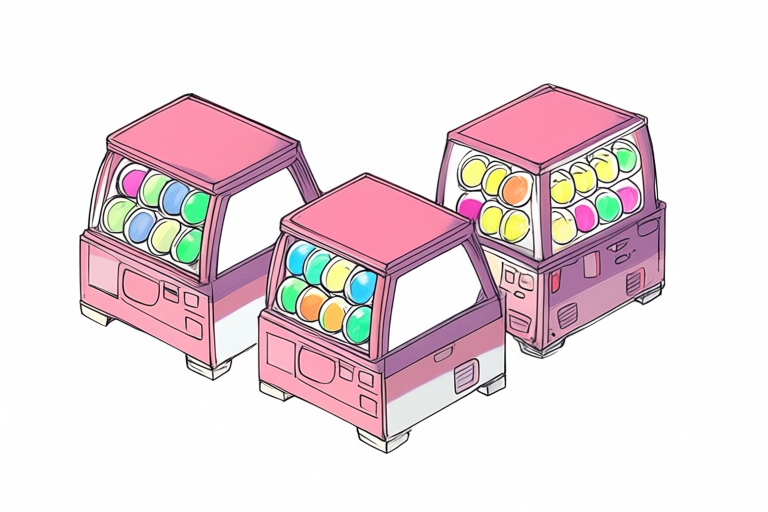
#> input picture assets/source/catalog/capsule_toy_3_8101.png, 768 x 512 px
$ python normalize_composite_fixture_sprite.py --source ../../assets/source/catalog/capsule_toy_3_8101.png --out out.png
#> lines starting #> are read from the running program, lines starting #| are printed output that depends on the picture
"""Normalize one generated combined shelf+stock illustration to a fixture sprite contract.

The resulting PNG remains one flat 2D image. This only crops, optionally mirrors
the image to match the canonical slot-axis direction, scales it, and places it
on the existing transparent canvas. It never creates product meshes.
"""
from __future__ import annotations

import argparse
import json
from pathlib import Path

from PIL import Image


def normalize(source: Path, output: Path, canvas: tuple[int, int], target_box: tuple[int, int, int, int],
              anchor: tuple[float, float], flip_x: bool, stretch_to_box: bool = False,
              alpha_threshold: int = 8) -> dict:
#> called with canvas = (442, 449), target_box = (38, 8, 403, 425), anchor = (285, 302), flip_x = False, stretch_to_box = False, alpha_threshold = 8
    im = Image.open(source).convert("RGBA")
    alpha = im.getchannel("A").point(lambda value: 0 if value < alpha_threshold else value)
#> alpha: PIL image 768x512 L; every value is 255
    im.putalpha(alpha)
    bbox = alpha.getbbox()
#> bbox = (0, 0, 768, 512)
    if bbox is None:
        raise ValueError("source alpha is empty")
    im = im.crop(bbox)
    if flip_x:
        im = im.transpose(Image.Transpose.FLIP_LEFT_RIGHT)
    left, top, right, bottom = target_box
    box_w, box_h = right - left, bottom - top
    scale = min(box_w / im.width, box_h / im.height)
#> scale = 0.475
    sx, sy = (box_w / im.width, box_h / im.height) if stretch_to_box else (scale, scale)
#> sx = 0.475; sy = 0.475
    size = (max(1, round(im.width * sx)), max(1, round(im.height * sy)))
#> size = (365, 243)
    im = im.resize(size, Image.Resampling.LANCZOS)
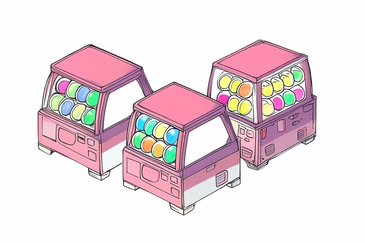
#> im: PIL image 365x243 RGBA; mean R, G, B, A 234.3, 220, 224.4, 255
    fitted_bbox = im.getchannel("A").getbbox()
#> fitted_bbox = (0, 0, 365, 243)
    if fitted_bbox is None:
        raise ValueError("resized source alpha is empty")
    if stretch_to_box:
        # Match the visible alpha bounds rather than the resampling canvas. Edge
        # antialiasing can leave a few transparent pixels after Lanczos scaling.
        for _ in range(3):
            bw, bh = fitted_bbox[2] - fitted_bbox[0], fitted_bbox[3] - fitted_bbox[1]
            if bw <= 0 or bh <= 0:
                raise ValueError(f"invalid resized alpha bbox: {fitted_bbox}")
            fx, fy = box_w / bw, box_h / bh
            if abs(fx - 1.0) < 0.001 and abs(fy - 1.0) < 0.001:
                break
            size = (max(1, round(im.width * fx)), max(1, round(im.height * fy)))
            im = im.resize(size, Image.Resampling.LANCZOS)
            sx *= fx
            sy *= fy
            fitted_bbox = im.getchannel("A").getbbox()
        if fitted_bbox is None or (fitted_bbox[2] - fitted_bbox[0], fitted_bbox[3] - fitted_bbox[1]) != (box_w, box_h):
            raise ValueError(f"could not match visible alpha to contract box: {fitted_bbox} vs {(box_w, box_h)}")
    canvas_im = Image.new("RGBA", canvas, (0, 0, 0, 0))
#> canvas_im: PIL image 442x449 RGBA; every value is 0
    if stretch_to_box:
        x, y = left - fitted_bbox[0], top - fitted_bbox[1]
    else:
        x = round((left + right - size[0]) / 2)
#> x = 38
        y = bottom - size[1]
#> y = 182
    canvas_im.alpha_composite(im, (x, y))
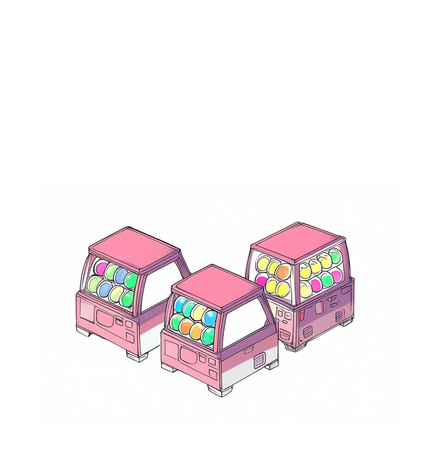
#> canvas_im: PIL image 442x449 RGBA; mean R, G, B, A 104.7, 98.3, 100.3, 114; transparent parts drawn white
    out_bbox = canvas_im.getchannel("A").getbbox()
#> out_bbox = (38, 182, 403, 425)
    output.parent.mkdir(parents=True, exist_ok=True)
    canvas_im.save(output, optimize=True)
    report = {
        "source": str(source), "output": str(output), "source_alpha_bbox": list(bbox),
        "source_content_px": [bbox[2] - bbox[0], bbox[3] - bbox[1]],
        "source_alpha_threshold": alpha_threshold,
        "source_mirrored_horizontally": flip_x, "target_canvas_px": list(canvas),
        "fit_mode": "stretch_to_contract_alpha_box" if stretch_to_box else "uniform_contain",
        "fixture_contract": {"projection_id": "iso2x_v1", "footprint_tiles": [1, 2],
                             "anchor_px": list(anchor), "target_alpha_box_px": list(target_box)},
        "normalized_content_px": list(size), "scale_xy": [round(sx, 8), round(sy, 8)],
        "aspect_change_percent": round((sx / sy - 1.0) * 100.0, 4),
        "output_alpha_bbox_px": list(out_bbox) if out_bbox else None,
        "runtime_approved": False,
        "notes": ["single combined shelf and merchandise raster", "no separate product placements",
                  "candidate only; no runtime integration",
                  "stretch mode applies non-uniform 2D scaling to match fixture alpha bounds; inspect for distortion" if stretch_to_box else "uniform scale preserves source proportions"],
    }
    output.with_suffix(".visual.json").write_text(json.dumps(report, ensure_ascii=False, indent=2) + "\n", encoding="utf-8")
    return report


def main() -> None:
    p = argparse.ArgumentParser()
    p.add_argument("--source", type=Path, required=True)
    p.add_argument("--out", type=Path, required=True)
    p.add_argument("--canvas", type=int, nargs=2, default=(442, 449))
    p.add_argument("--target-alpha-box", type=int, nargs=4, default=(38, 8, 403, 425))
    p.add_argument("--anchor", type=float, nargs=2, default=(285.0, 302.0))
    p.add_argument("--flip-x", action="store_true")
    p.add_argument("--stretch-to-box", action="store_true")
    p.add_argument("--alpha-threshold", type=int, default=8)
    a = p.parse_args()
    print(json.dumps(normalize(a.source, a.out, tuple(a.canvas), tuple(a.target_alpha_box),
                               tuple(a.anchor), a.flip_x, a.stretch_to_box, a.alpha_threshold), ensure_ascii=False, indent=2))


if __name__ == "__main__":
    main()

$ run again, on assets/source/catalog/pizza_oven_8101.png
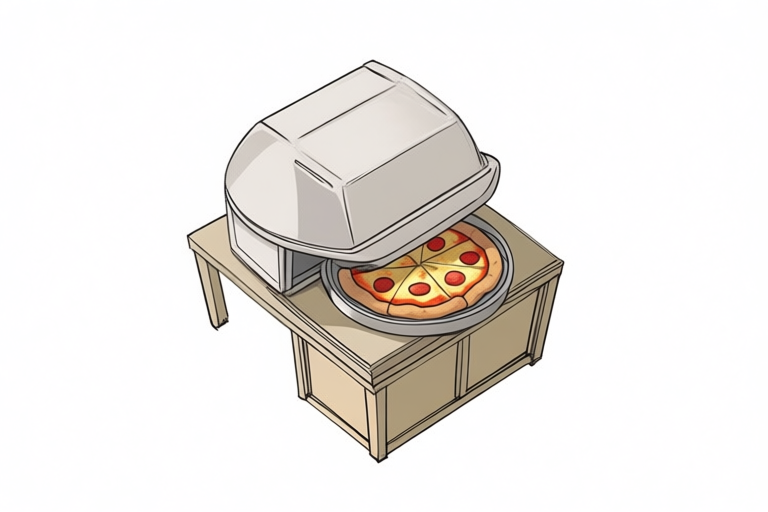
#> input picture assets/source/catalog/pizza_oven_8101.png, 768 x 512 px
#> alpha: PIL image 768x512 L; every value is 255
#> bbox = (0, 0, 768, 512)
#> in normalize, `im = im.resize(size, Image.Resampling.LANCZOS)`:
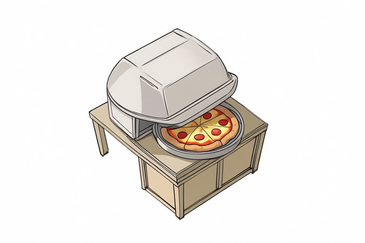
#> im: PIL image 365x243 RGBA; mean R, G, B, A 237.5, 233.6, 230.3, 255
#> fitted_bbox = (0, 0, 365, 243)
#> in normalize, `canvas_im.alpha_composite(im, (x, y))`:
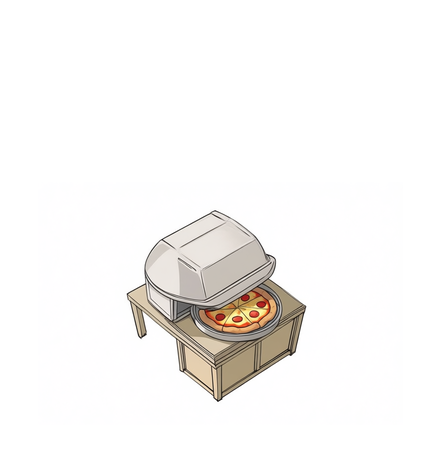
#> canvas_im: PIL image 442x449 RGBA; mean R, G, B, A 106.1, 104.4, 102.9, 114; transparent parts drawn white
#> out_bbox = (38, 182, 403, 425)
